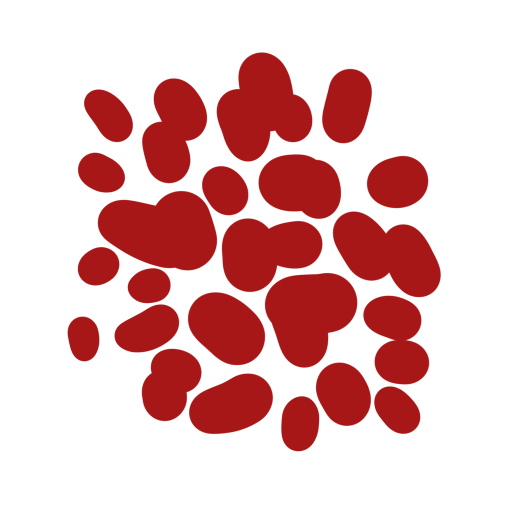
#> input picture world/mapgen/leafsrc/Leaves_TwistedTree_C.png, 1024 x 1024 px (shown at 1/2 size); its folder holds 2 pictures in this run
$ python leaf_erode.py
#> lines starting #> are read from the running program, lines starting #| are printed output that depends on the picture; after the words box and inside, x2 and y2 are one past the last pixel; in counts of white or black regions, pixels touching at a corner belong together
"""Erodes the Quaternius leaf atlases (assets/trees/Leaves_TwistedTree_C.png, Leaf_Pine_C.png).
The pack's leaf lobes are smooth solid blobs, so a canopy of them renders as a filled silhouette
with a hard 1-px rim (round 4 critique item 5: the big tree's texture-energy cells sit -74/-70
under the reference). Only the alpha is used by the leaf shader, and this bites a ragged
2-22 px edge into every lobe and punches 3-8 px holes inside it, so the silhouette breaks up
into leaves again at the card's own scale and the mip chain thins toward the rim.
Sources: world/mapgen/leafsrc/ (the untouched pack textures, ignored by the importer).
Run from the project root:  python3 world/mapgen/leaf_erode.py
"""
from PIL import Image
import numpy as np, os
from scipy import ndimage

ROOT = os.path.dirname(os.path.dirname(os.path.dirname(os.path.abspath(__file__))))
SRC = os.path.join(ROOT, "world", "mapgen", "leafsrc")
OUT = os.path.join(ROOT, "assets", "trees")
rng = np.random.default_rng(11)


def noise(shape, scale):
    """Blurred white noise normalised to 0..1 (a cheap blotchy field of ~`scale` px features)."""
    n = ndimage.gaussian_filter(rng.standard_normal(shape), scale)
    n -= n.min(); n /= max(n.max(), 1e-6)
    return n


def erode(name, bite=(3.0, 12.0), hole_frac=0.06):
#> called with name = 'Leaves_TwistedTree_C.png', bite = (2, 22), hole_frac = 0.08
    img = Image.open(os.path.join(SRC, name)).convert("RGBA")
#> img is the input picture: PIL image 1024x1024 RGBA; mean R, G, B, A 95.2, 13.1, 13.1, 73.7
    arr = np.asarray(img).copy()
    a = arr[..., 3] > 128
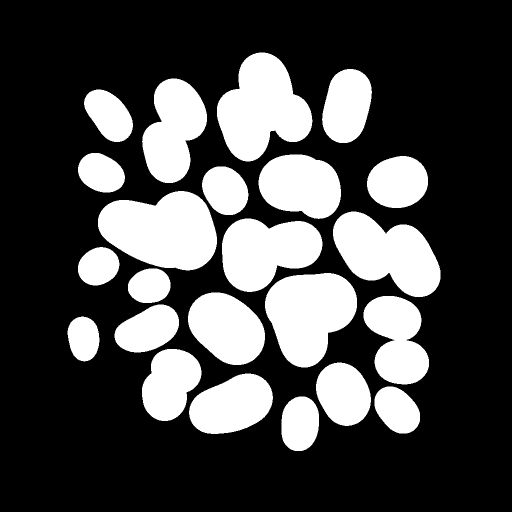
#> a: shape (1024, 1024) bool (shown at 1/2 size); 28.9% white; 23 white regions, largest, box (x1, y1, x2, y2) and area: (196, 382, 434, 541) 27642, (434, 105, 625, 323) 26422, (530, 546, 714, 735) 24448
    dist = ndimage.distance_transform_edt(a)             # px to the nearest transparent pixel
    n1 = noise(a.shape, 7.0)                             # ~14 px blotches: the bite depth along the rim
    thr = bite[0] + (bite[1] - bite[0]) * n1
    keep = dist > thr
#> keep: shape (1024, 1024) bool; 19.2% white; 23 white regions, largest, box (x1, y1, x2, y2) and area: (207, 391, 427, 532) 21118, (446, 115, 616, 310) 19369, (539, 556, 708, 725) 18170
    # holes: the top `hole_frac` of a finer field, only well inside a lobe (never a second rim)
    n2 = noise(a.shape, 3.0)
    hole = (n2 > np.quantile(n2, 1.0 - hole_frac)) & (dist > 4.0)
#> hole: shape (1024, 1024) bool; 2% white; 569 white regions (262 under 20 px), largest, box (x1, y1, x2, y2) and area: (365, 455, 383, 481) 299, (476, 694, 501, 715) 257, (581, 455, 596, 490) 239
    keep &= ~hole
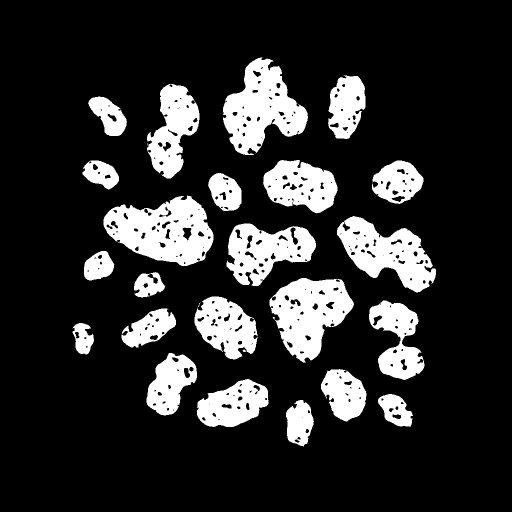
#> keep: shape (1024, 1024) bool (shown at 1/2 size); 17.6% white; 26 white regions (2 under 20 px), largest, box (x1, y1, x2, y2) and area: (207, 391, 427, 532) 19248, (446, 115, 616, 310) 18025, (539, 556, 708, 725) 16778
    arr[..., 3] = np.where(keep, 255, 0).astype(np.uint8)
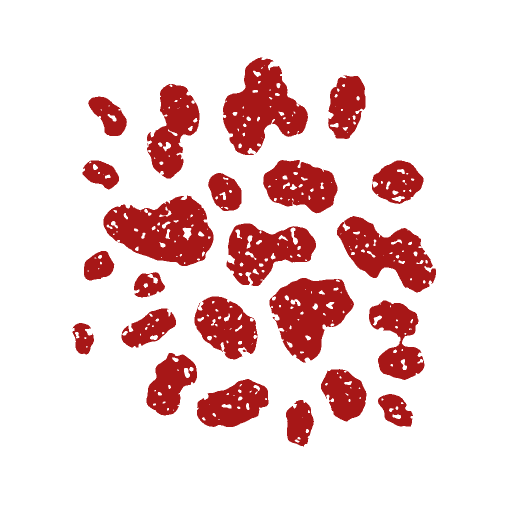
#> arr: shape (1024, 1024, 4) (shown at 1/2 size); 12.28% of pixels changed, all inside (x1, y1, x2, y2) = (134, 104, 882, 903); transparent parts drawn white
    before = a.mean(); after = keep.mean()
#> after `before = a.mean()`: before = 0.289
#> after `after = keep.mean()`: after = 0.176
    Image.fromarray(arr, "RGBA").save(os.path.join(OUT, name))
    print("eroded", name, "coverage %.3f -> %.3f" % (before, after))
#| eroded Leaves_TwistedTree_C.png coverage 0.289 -> 0.176


erode("Leaves_TwistedTree_C.png", bite=(2.0, 22.0), hole_frac=0.08)
erode("Leaf_Pine_C.png", bite=(2.0, 16.0), hole_frac=0.08)
#> call 2 of erode, with name = 'Leaf_Pine_C.png', bite = (2, 16), hole_frac = 0.08
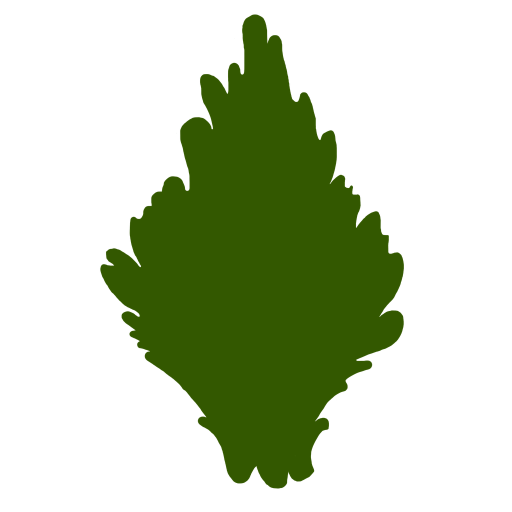
#> input picture world/mapgen/leafsrc/Leaf_Pine_C.png, 1024 x 1024 px (shown at 1/2 size)
#> in erode, img is the input picture: PIL image 1024x1024 RGBA; mean R, G, B, A 15.1, 26.2, 0, 74.6
#> in erode (call 2), `a = arr[..., 3] > 128`: a: shape (1024, 1024) bool; 29.3% white; 1 white region, box (x1, y1, x2, y2) and area: (201, 29, 808, 977) 306822
#> in erode (call 2), `keep = dist > thr`: keep: shape (1024, 1024) bool; 26.3% white; 1 white region, box (x1, y1, x2, y2) and area: (209, 37, 800, 969) 275715
#> in erode (call 2), `hole = (n2 > np.quantile(n2, 1.0 - hole_frac)) & (dist > 4.0)`: hole: shape (1024, 1024) bool; 2.3% white; 540 white regions (212 under 20 px), largest, box (x1, y1, x2, y2) and area: (504, 735, 535, 779) 413, (603, 753, 618, 794) 357, (462, 434, 487, 465) 313
#> in erode (call 2), `hole = (n2 > np.quantile(n2, 1.0 - hole_frac)) & (dist > 4.0)`:
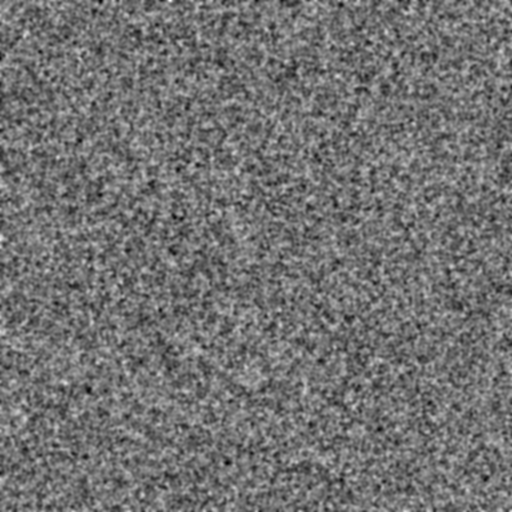
#> n2: shape (1024, 1024) float64 (shown at 1/2 size); min 0, max 1, mean 0.447
#> in erode (call 2), `keep &= ~hole`:
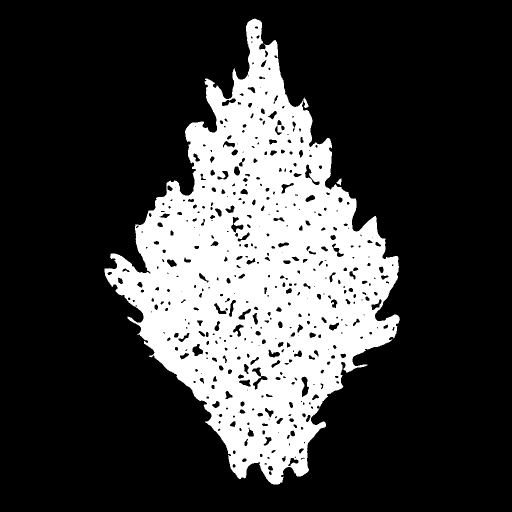
#> keep: shape (1024, 1024) bool (shown at 1/2 size); 24.2% white; 3 white regions, box (x1, y1, x2, y2) and area: (209, 37, 800, 969) 253109, (606, 195, 617, 216) 115, (673, 357, 683, 371) 78
#> in erode (call 2), `arr[..., 3] = np.where(keep, 255, 0).astype(np.uint8)`:
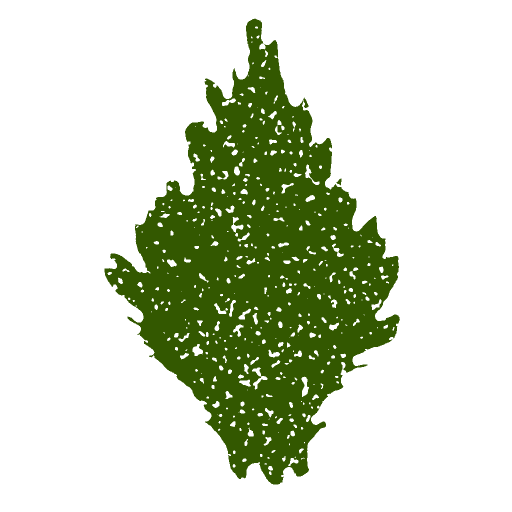
#> arr: shape (1024, 1024, 4) (shown at 1/2 size); 5.66% of pixels changed, all inside (x1, y1, x2, y2) = (198, 26, 810, 980); transparent parts drawn white
#> in erode (call 2), `before = a.mean()`: before = 0.293
#> in erode (call 2), `after = keep.mean()`: after = 0.242
#| eroded Leaf_Pine_C.png coverage 0.293 -> 0.242
